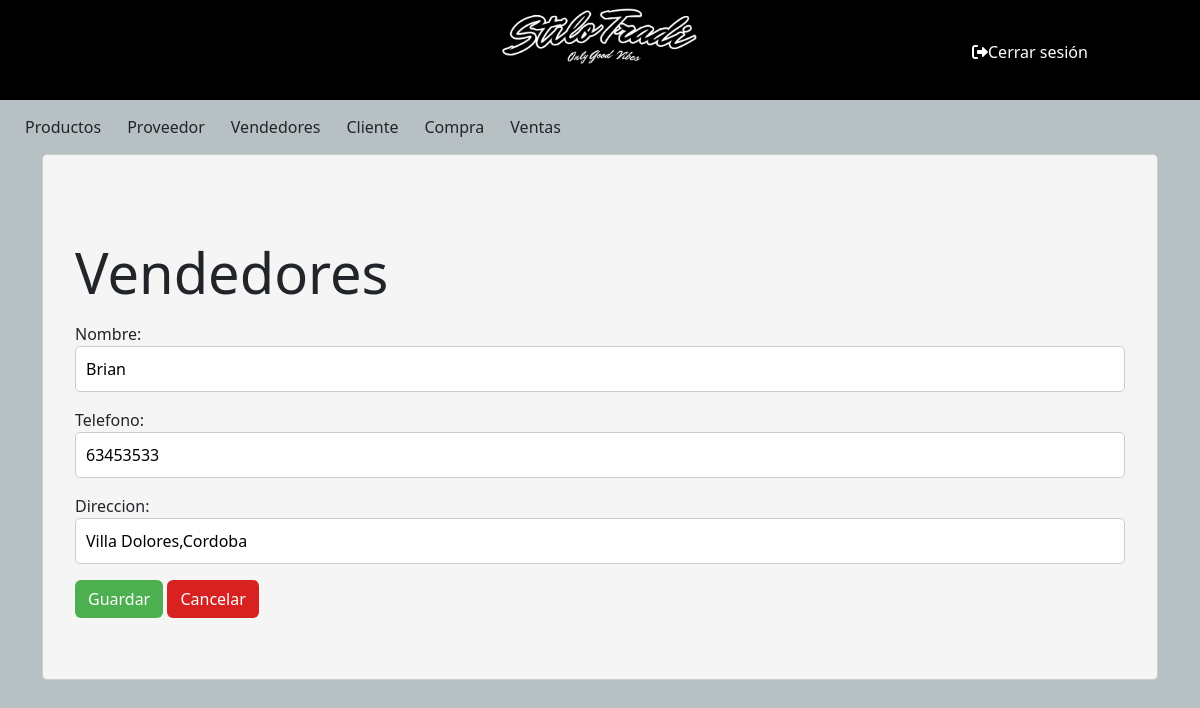
/vendedores/VendedoresModif/1/, run on an earlier commit of the app's database.
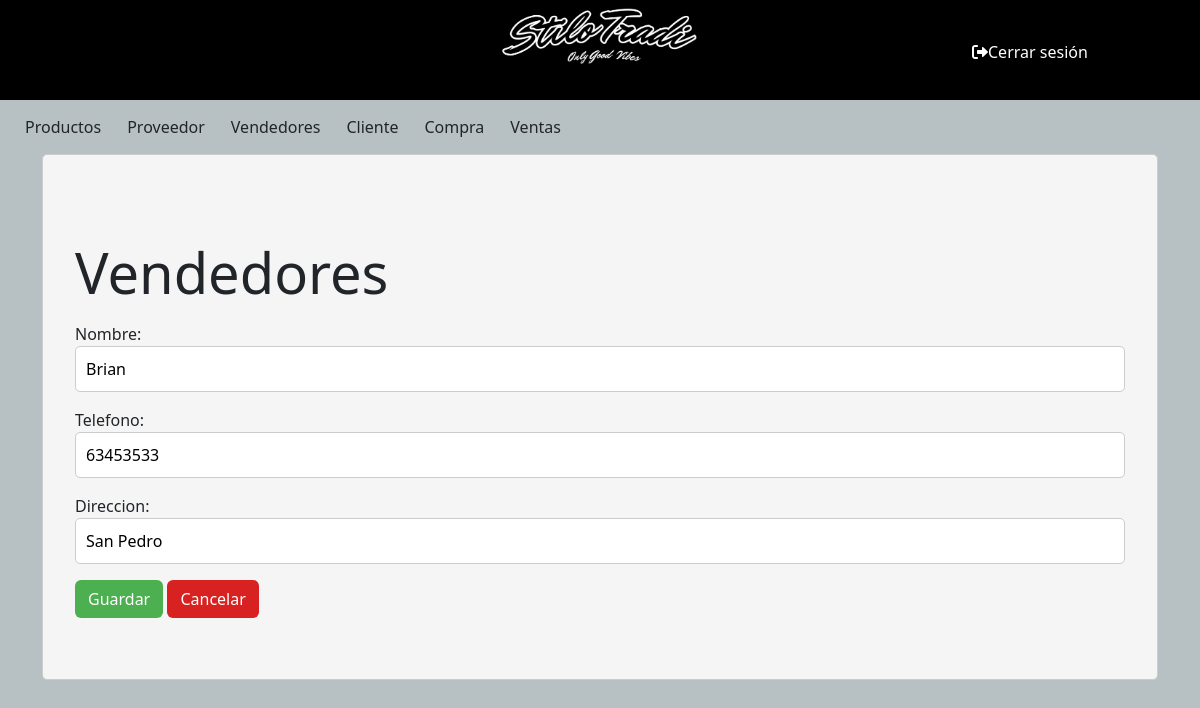
And on a later commit of the database.
### miAplicacion/models.py (models this page shows, shortened)
class Vendedores(models.Model):
    Nombre = models.CharField (max_length=50)
    Telefono = models.IntegerField ()
    Direccion = models.CharField (max_length=50)

### miAplicacion/views.py (the view)
# urls.py: path('vendedores/VendedoresModif/<int:pk>/', views.VendedoresModif.as_view(), name='VendedoresModif'),
class VendedoresModif(UpdateView):
    model = Vendedores
    form_class = VendedoresForm
    template_name = 'frmVendedores.html'
    success_url = reverse_lazy('vendedoresLista')

### miAplicacion/forms.py
class VendedoresForm(forms.ModelForm):
    class Meta:
        model = Vendedores
        fields = ('Nombre','Telefono','Direccion')
        widges = {
            'Nombre': forms.TextInput(attrs={'class': 'form-control'}),
            'Telefono': forms.NumberInput(attrs={'class': 'form-control'}),
            'Direccion': forms.TextInput(attrs={'class': 'form-control'}),
        }

### miProyecto/templates/frmVendedores.html (shortened to what this page needs)
{% extends 'navbar.html' %}
{% load static %}
{% block content %}
<div class="mi-contenedor">
    <div class="container mt-5">
        <div class="row">
            <h3 class="display-4 my-3">Vendedores</h3>
                <form method="post" enctype="multipart/form-data">
                    {{ form.as_p }}
                    <button class="btn custom-btn-aceptar" type="submit">Guardar</button>
                    <a class="btn custom-btn-cancelar" href="/vendedores/VendedoresLista">Cancelar</a>
                </form>
        </div>
    </div>
</div>
{% endblock %}

What changed in the data, as far as the page shows it:
changed Vendedores "Brian": Direccion "Villa Dolores,Cordoba" → "San Pedro"
